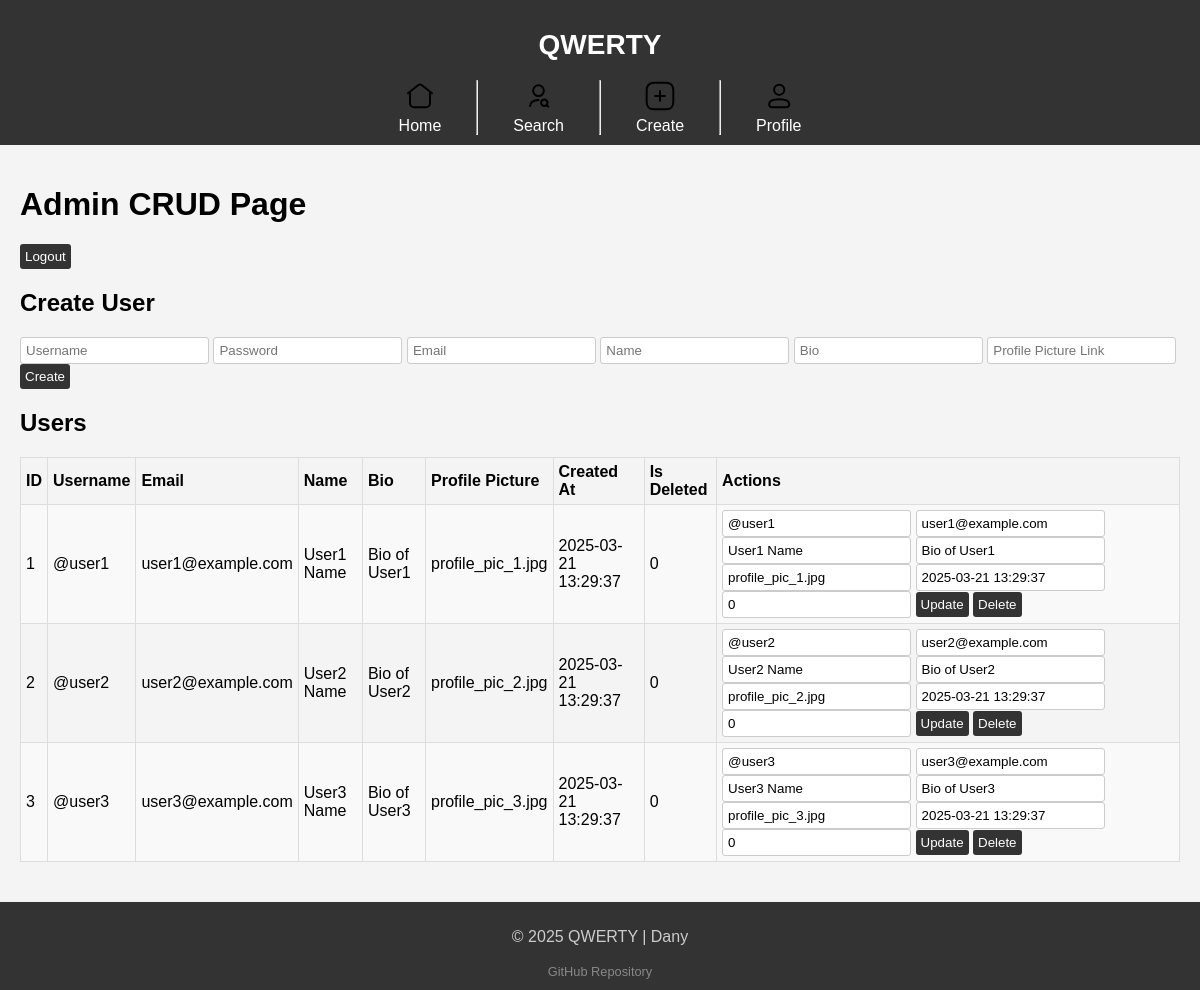
Screenshot of /admin_crud.php (signed in) with the database file from the repository.
### tables this page shows
CREATE TABLE users (
    user_id INT AUTO_INCREMENT PRIMARY KEY,
    username VARCHAR(50) NOT NULL UNIQUE,
    password VARCHAR(255) NOT NULL,  
    email VARCHAR(100) NOT NULL,
    name VARCHAR(100) NOT NULL,
    bio TEXT,
    profile_pic VARCHAR(255),
    created_at TIMESTAMP DEFAULT CURRENT_TIMESTAMP,
    is_deleted BOOLEAN DEFAULT FALSE,
    data_changes_history JSON
);

### public/lib/UserManager.php (called while the page is built, shortened)
<?php
class UserManager extends User {
    private $connection;
    public function __construct($connection, $username, $email, $name, $bio = null, $profile_pic = null) {
        $this->connection = $connection;
    }
    public function getAllUsers() {
        $stmt = $this->connection->query("SELECT * FROM users");
        return $stmt->fetchAll(PDO::FETCH_ASSOC);
    }
}

### public/admin_crud.php (the view, shortened to what this page needs)
<?php
require '../src/DBconnect.php';
require 'lib/UserManager.php';
$userManager = new UserManager($connection, null, null, null);
$users = $userManager->getAllUsers();
?>
<?php
$styles = '<link rel="stylesheet" href="css/pages/admin_crud.css">';
include 'layout/header.php'
?>
<main>
    <h1>Admin CRUD Page</h1>
    <form method="POST" style="display:inline;">
        <button type="submit" name="logout">Logout</button>
    </form>
    <h2>Create User</h2>
    <form method="POST">
        <input type="text" name="username" placeholder="Username" required>
        <input type="password" name="password" placeholder="Password" required>
        <input type="email" name="email" placeholder="Email" required>
        <input type="text" name="name" placeholder="Name" required>
        <input type="text" name="bio" placeholder="Bio">
        <input type="text" name="profile_pic" placeholder="Profile Picture Link">
        <button type="submit" name="create">Create</button>
    </form>
    <h2>Users</h2>
    <table border="1">
        <tr>
            <th>ID</th>
            <th>Username</th>
            <th>Email</th>
            <th>Name</th>
            <th>Bio</th>
            <th>Profile Picture</th>
            <th>Created At</th>
            <th>Is Deleted</th>
            <th>Actions</th>
        </tr>
        <?php foreach ($users as $user): ?>
            <tr>
                <td><?= htmlspecialchars($user['user_id']) ?></td>
                <td><?= htmlspecialchars($user['username']) ?></td>
                <td><?= htmlspecialchars($user['email']) ?></td>
                <td><?= htmlspecialchars($user['name']) ?></td>
                <td><?= htmlspecialchars($user['bio'] ?: 'N/A') ?></td>
                <td><?= htmlspecialchars($user['profile_pic'] ?: 'N/A') ?></td>
                <td><?= htmlspecialchars($user['created_at']) ?></td>
                <td><?= htmlspecialchars($user['is_deleted']) ?></td>
                <td>
                    <form method="POST" style="display:inline;">
                        <input type="text" name="username" value="<?= htmlspecialchars($user['username']) ?>" required>
                        <input type="email" name="email" value="<?= htmlspecialchars($user['email']) ?>" required>
                        <input type="text" name="name" value="<?= htmlspecialchars($user['name']) ?>" required>
                        <input type="text" name="bio" value="<?= htmlspecialchars($user['bio'] ?: '') ?>">
                        <input type="text" name="profile_pic" value="<?= htmlspecialchars($user['profile_pic'] ?: '') ?>">
                        <input type="text" name="created_at" value="<?= htmlspecialchars($user['created_at']) ?>">
                        <input type="text" name="is_deleted" value="<?= htmlspecialchars($user['is_deleted']) ?>">
                        <button type="submit" name="update">Update</button>
                    </form>
                    <form method="POST" style="display:inline;">
                        <button type="submit" name="delete">Delete</button>
                    </form>
                </td>
            </tr>
        <?php endforeach; ?>
    </table>
</main>
<?php include 'layout/footer.php'; ?>

### public/layout/header.php (shortened to what this page needs)
<!DOCTYPE html>
<html lang="en">
<head>
    <link rel="stylesheet" href="css/main.css">
    <?php if (isset($styles)) echo $styles; ?>
</head>
<body>
    <header>
        <h1 class="title">QWERTY</h1>
        <nav>
            <a href="index.php" class="nav-item">
                <img src="img/icons/svg/home-iconly.svg" alt="Home Icon" class="nav-icon">
                <span class="nav-text">Home</span>
            </a>
            <hr>
            <a href="search.php" class="nav-item">
                <img src="img/icons/svg/user-search-iconly.svg" alt="Search for User Icon" class="nav-icon">
                <span class="nav-text">Search</span>
            </a>
            <hr>
            <a href="post_new.php" class="nav-item">
                <img src="img/icons/svg/create-new-iconly.svg" alt="Create New post Icon" class="nav-icon">
                <span class="nav-text">Create</span>
            </a>
            <hr>
            <?php if (isset($_SESSION['username'])): ?>
                <a href="profile.php?username=<?php echo $_SESSION['username']; ?>" class="nav-item">
                    <img src="img/icons/svg/profile-iconly.svg" alt="Profile Icon" class="nav-icon">
                    <span class="nav-text">Profile</span>
                </a>
            <?php endif; ?>
        </nav>
    </header>

### public/layout/footer.php
    <footer>
        <p class="copy">&copy; 2025 QWERTY | Dany</p>
        <a class="link github-repo" href="https://github.com/DanyilT/WebDev-Project">GitHub Repository</a>
    </footer>
</body>
</html>

### public/css/main.css (style rules this page uses)
body { font-family: Arial, sans-serif; margin: 0; padding: 0; background-color: #f4f4f4; display: flex; flex-direction: column; min-height: 100vh; }
main { flex: 1; padding: 20px; }

### public/css/pages/admin_crud.css (style rules this page uses)
table th, td { padding: 5px; }
form { display: block; padding: 0; }
form input, form textarea { padding: 5px; margin-bottom: 0; }
form button { margin-top: 0; padding: 5px; }

### public/css/layouts/header.css (style rules this page uses)
header { background-color: #333; color: #fff; padding: 10px 0; text-align: center; }
header .title { font-size: 1.75em; }
header nav { display: flex; justify-content: center; gap: 20px; }
header .nav-item { display: flex; flex-direction: column; gap: 5px; align-items: center; color: #fff; margin: 0 15px; text-decoration: none; transition: color 0.3s; }
header .nav-icon { width: 32px; height: 32px; object-fit: cover; transition: 0.3s; }
header .nav-text { font-size: 16px; }
header hr { margin: 0; }

### public/css/layouts/footer.css (style rules this page uses)
footer { background-color: #333; color: #fff; text-align: center; padding: 10px 0; width: 100%; }
footer .copy { font-size: 1em; color: #ccc; }
footer .link { font-size: 0.8em; color: #888; text-decoration: none; }

### public/css/components/forms.css (style rules this page uses)
form { display: flex; flex-direction: column; gap: 10px; padding: 20px 0; }
form input, form textarea { padding: 10px; margin-bottom: 5px; border: 1px solid #ccc; border-radius: 3px; }

### public/css/components/tables.css (style rules this page uses)
table { width: 100%; border-collapse: collapse; margin: 20px 0; font-size: 16px; text-align: left; }
table th, td { padding: 12px 15px; border: 1px solid #ddd; }
table th { background-color: #f4f4f4; font-weight: bold; }
table tr:nth-child(even) { background-color: #f9f9f9; }

### public/css/components/button.css (style rules this page uses)
button { margin-top: 10px; padding: 10px; background-color: #333; color: #fff; border: none; border-radius: 3px; cursor: pointer; transition: background-color 0.3s; }

### rows the page displays
users: user_id "1", username "@user1", email "user1@example.com", name "User1 Name", bio "Bio of User1", profile_pic "profile_pic_1.jpg", created_at "2025-03-21 13:29:37", is_deleted "0"
users: user_id "2", username "@user2", email "user2@example.com", name "User2 Name", bio "Bio of User2", profile_pic "profile_pic_2.jpg", created_at "2025-03-21 13:29:37", is_deleted "0"
users: user_id "3", username "@user3", email "user3@example.com", name "User3 Name", bio "Bio of User3", profile_pic "profile_pic_3.jpg", created_at "2025-03-21 13:29:37", is_deleted "0"
